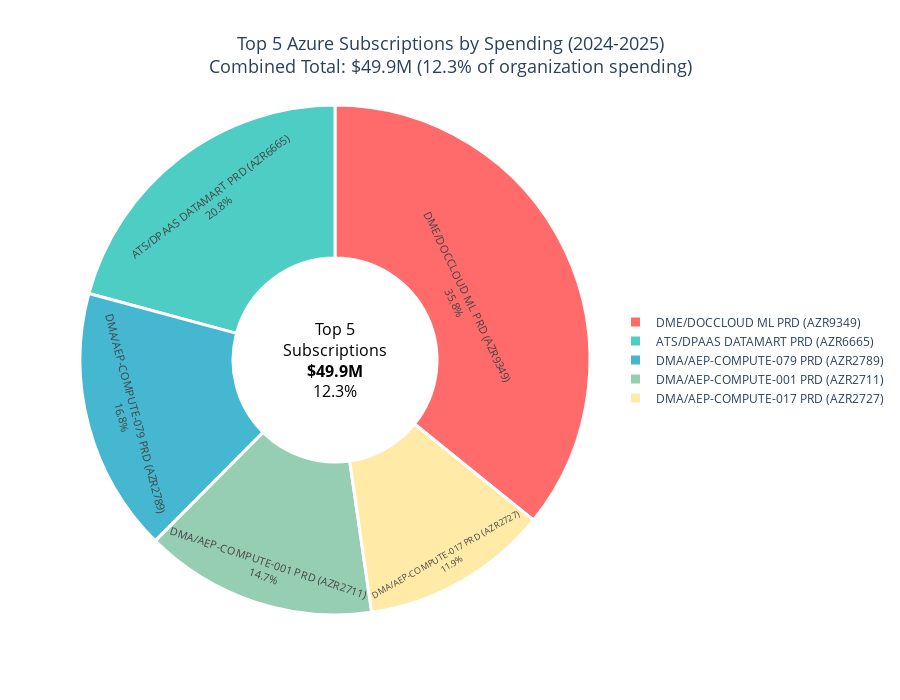

Notebook cell for this chart:
### Code cell
# Create an interactive pie chart for subscription spending using Plotly
fig = px.pie(
    sub_df, 
    values='TotalCost', 
    names='DisplayName',
    title='Top 5 Azure Subscriptions by Spending (2024-2025)<br>Combined Total: $49.9M (12.3% of organization spending)',
    color_discrete_sequence=['#FF6B6B', '#4ECDC4', '#45B7D1', '#96CEB4', '#FFEAA7'],
    hole=0.4  # Creates a donut chart
)

# Update traces for better appearance
fig.update_traces(
    textposition='inside',
    textinfo='percent+label',
    hovertemplate='<b>%{label}</b><br>' +
                  'Amount: $%{value:,.0f}<br>' +
                  'Percentage: %{percent}<br>' +
                  'Primary Use: %{customdata}<br>' +
                  '<extra></extra>',
    customdata=sub_df['PrimaryUse'],
    textfont_size=11,
    marker=dict(line=dict(color='#FFFFFF', width=3))
)

# Update layout
fig.update_layout(
    title_font_size=18,
    title_x=0.5,
    height=700,
    showlegend=True,
    legend=dict(
        orientation="v",
        yanchor="middle",
        y=0.5,
        xanchor="left",
        x=1.05,
        font=dict(size=12)
    )
)

# Add center annotation with total
fig.add_annotation(
    text=f"Top 5<br>Subscriptions<br><b>$49.9M</b><br>12.3%",
    x=0.5, y=0.5,
    font_size=16,
    font_color="black",
    showarrow=False
)

fig.show()

### Figure 1 — Plotly figure (JSON) as saved in the notebook; plotly's stock layout.template omitted (floating-point values rounded to 4 significant figures)
{"data": [{"customdata": ["AI/ML Services", "Data Storage", "Analytics & Compute", "Analytics & Compute", "Analytics & Compute"], "domain": {"x": [0, 1], "y": [0, 1]}, "hole": 0.4, "hovertemplate": "<b>%{label}</b><br>Amount: $%{value:,.0f}<br>Percentage: %{percent}<br>Primary Use: %{customdata}<br><extra></extra>", "labels": ["DME/DOCCLOUD ML PRD (AZR9349)", "ATS/DPAAS DATAMART PRD (AZR6665)", "DMA/AEP-COMPUTE-079 PRD (AZR2789)", "DMA/AEP-COMPUTE-001 PRD (AZR2711)", "DMA/AEP-COMPUTE-017 PRD (AZR2727)"], "legendgroup": "", "marker": {"line": {"color": "#FFFFFF", "width": 3}}, "name": "", "showlegend": true, "textfont": {"size": 11}, "textinfo": "percent+label", "textposition": "inside", "type": "pie", "values": [17870000.0, 10380000.0, 8363000.0, 7360000.0, 5940000.0]}], "layout": {"annotations": [{"font": {"color": "black", "size": 16}, "showarrow": false, "text": "Top 5<br>Subscriptions<br><b>$49.9M</b><br>12.3%", "x": 0.5, "y": 0.5}], "height": 700, "legend": {"font": {"size": 12}, "orientation": "v", "tracegroupgap": 0, "x": 1.05, "xanchor": "left", "y": 0.5, "yanchor": "middle"}, "piecolorway": ["#FF6B6B", "#4ECDC4", "#45B7D1", "#96CEB4", "#FFEAA7"], "showlegend": true, "title": {"font": {"size": 18}, "text": "Top 5 Azure Subscriptions by Spending (2024-2025)<br>Combined Total: $49.9M (12.3% of organization spending)", "x": 0.5}}}
